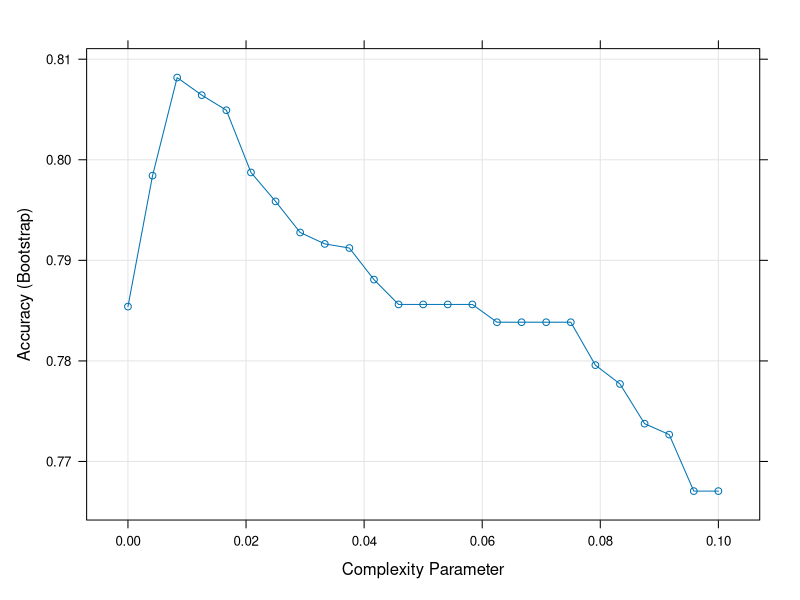
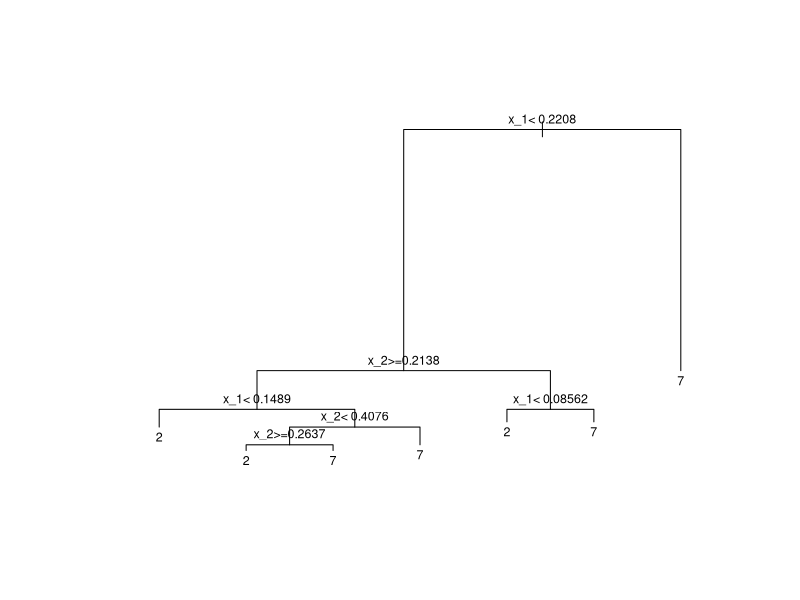

These charts were generated, in order, by the following R code:
## ---- chunk 1
knitr::opts_chunk$set(echo = TRUE)
## ---- chunk 2
library(dslabs)
library(dplyr)
library(ggplot2)
library(caret)
library(rpart)
## ---- chunk 3
data("mnist_27")
train_rpart <- train(y~., method="rpart", tuneGrid=data.frame(cp=seq(0.0, 0.1, len=25)),
                     data=mnist_27$train)
## ---- chunk 4
plot(train_rpart)
## ---- chunk 5
plot(train_rpart$finalModel, margin = 0.1)
text(train_rpart$finalModel, cex = 0.75)
## ---- chunk 6
confusionMatrix(train_rpart)
## ---- chunk 7
confusionMatrix(predict(train_rpart, mnist_27$test), mnist_27$test$y)
